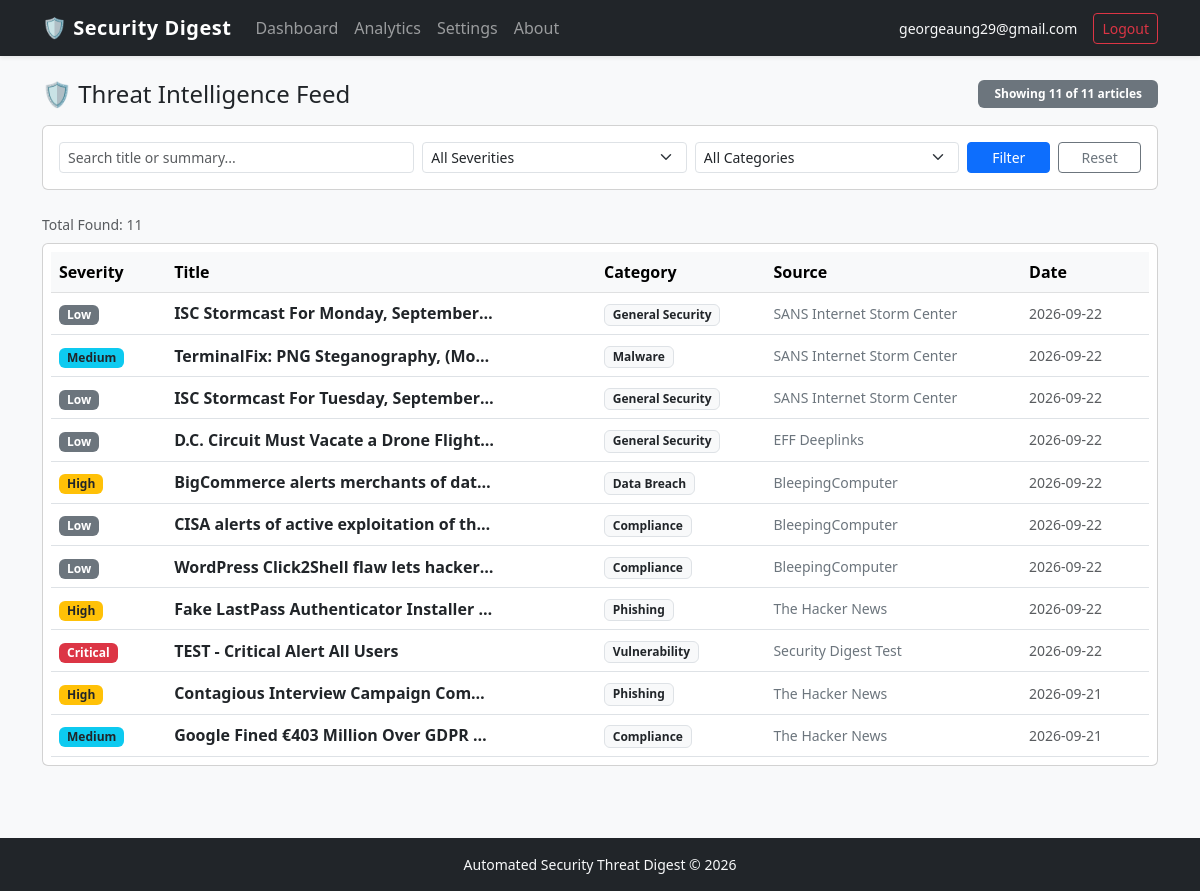
Screenshot of / (signed in) with the database file from the repository.
### tables this page shows
CREATE TABLE users (
            id INTEGER PRIMARY KEY AUTOINCREMENT,
            email TEXT UNIQUE NOT NULL,
            password_hash TEXT NOT NULL,
            receive_daily_digest INTEGER DEFAULT 1,
            receive_critical_alerts INTEGER DEFAULT 1,
            created_at TEXT
        , last_login TEXT, login_count INTEGER DEFAULT 0, account_status TEXT DEFAULT 'Active', role TEXT DEFAULT 'User', receive_weekly_digest INTEGER DEFAULT 0, minimum_severity TEXT DEFAULT 'Low');

CREATE TABLE articles (

            id INTEGER PRIMARY KEY AUTOINCREMENT,

            title TEXT NOT NULL,

            url TEXT UNIQUE NOT NULL,

            source TEXT,

            category TEXT,

            published_date TEXT,

            summary TEXT,

            severity TEXT,

            score INTEGER,

            created_at TEXT

        , alert_sent INTEGER DEFAULT 0);

### dashboard/app.py (the view, shortened to what this page needs)
@app.route("/")
@login_required
def home():
    keyword = request.args.get(
        "search",
        ""
    ).strip()
    selected_severity = request.args.get(
        "severity",
        ""
    ).strip()
    selected_category = request.args.get(
        "category",
        ""
    ).strip()
    conn = get_db()
    categories = conn.execute(
        """
        SELECT DISTINCT category
        FROM articles
        WHERE category IS NOT NULL
        AND category != ''
        """
    ).fetchall()
    severities = [
        "Critical",
        "High",
        "Medium",
        "Low"
    ]
    where_clauses = []
    params = []
    where_str = ""
    articles = conn.execute(
        f"""
        SELECT *
        FROM articles
        {where_str}
        ORDER BY published_date DESC, id DESC
        """,
        params
    ).fetchall()
    conn.close()
    return render_template(
        "index.html",
        articles=articles,
        categories=categories,
        severities=severities,
        selected_severity=selected_severity,
        selected_category=selected_category,
        keyword=keyword,
        total_articles=len(articles),
        page=1,
        total_pages=1
    )

### dashboard/app.py (called while the page is built)
def get_db():
    conn = sqlite3.connect(
        DATABASE
    )
    conn.row_factory = sqlite3.Row
    return conn

@login_manager.user_loader
def load_user(user_id):
    user_data = database.get_user_by_id(
        user_id
    )
    if user_data:
        user_dict = dict(
            user_data
        )
        if user_dict["account_status"] == "Disabled":
            return None
        return User(
            user_dict
        )
    return None

@app.after_request
def add_header(response):
    response.headers["Cache-Control"] = (
        "no-cache, no-store, must-revalidate"
    )
    response.headers["Pragma"] = "no-cache"
    response.headers["Expires"] = "0"
    return response

### database.py (called while the page is built)
def create_connection():
    conn = sqlite3.connect(
        DB_NAME,
        timeout=30
    )
    conn.row_factory = sqlite3.Row
    return conn

def get_user_by_id(user_id):
    conn = create_connection()
    cursor = conn.cursor()
    try:
        cursor.execute(
            """
            SELECT *
            FROM users
            WHERE id=?
            """,
            (user_id,)
        )
        return cursor.fetchone()
    finally:
        conn.close()

### dashboard/Templates/index.html (shortened to what this page needs)
{% extends "base.html" %}
{% block content %}
<div class="d-flex justify-content-between align-items-center mb-3">
    <h2 class="h4 m-0 navbar-title">🛡️ Threat Intelligence Feed</h2>
    <span class="badge bg-secondary px-3 py-2">Showing {{ articles|length }} of {{ total_articles }} articles</span>
</div>
<div class="card p-3 mb-4">
    <form method="GET" action="{{ url_for('home') }}" class="row g-2 align-items-center">
        <div class="col-12 col-md-4">
            <input type="text" name="search" class="form-control form-control-sm" placeholder="Search title or summary..." value="{{ keyword }}">
        </div>
        <div class="col-6 col-md-3">
            <select name="severity" class="form-select form-select-sm">
                <option value="">All Severities</option>
            </select>
        </div>
        <div class="col-6 col-md-3">
            <select name="category" class="form-select form-select-sm">
                <option value="">All Categories</option>
            </select>
        </div>
        <div class="col-12 col-md-2 d-flex gap-2">
            <button type="submit" class="btn btn-primary btn-sm w-100">Filter</button>
            <a href="{{ url_for('home') }}" class="btn btn-outline-secondary btn-sm w-100">Reset</a>
        </div>
    </form>
</div>
<div class="d-flex justify-content-between align-items-center mb-2">
    <span class="text-muted small">Total Found: {{ total_articles }}</span>
</div>
<div class="card p-2 mb-4">
    <div class="table-responsive">
        <table class="table table-hover align-middle m-0">
            <thead class="table-light">
                <tr>
                    <th style="min-width: 90px;">Severity</th>
                    <th style="min-width: 200px;">Title</th>
                    <th class="d-none d-sm-table-cell" style="min-width: 110px;">Category</th>
                    <th class="d-none d-md-table-cell" style="min-width: 120px;">Source</th>
                    <th style="min-width: 100px;">Date</th>
                </tr>
            </thead>
            <tbody>
                {% if articles %}
                    {% for item in articles %}
                    <tr>
                        <td>
                            {% if item.severity == 'Critical' %}
                                <span class="badge bg-danger px-2 py-1">Critical</span>
                            {% elif item.severity == 'High' %}
                                <span class="badge bg-warning text-dark px-2 py-1">High</span>
                            {% elif item.severity == 'Medium' %}
                                <span class="badge bg-info text-dark px-2 py-1">Medium</span>
                            {% else %}
                                <span class="badge bg-secondary px-2 py-1">Low</span>
                            {% endif %}
                        </td>
                        <td>
                            <a href="{{ url_for('article', id=item.id) }}" class="text-decoration-none fw-semibold text-dark text-truncate d-block" style="max-width: 320px;">
                                {{ item.title }}
                            </a>
                        </td>
                        <td class="d-none d-sm-table-cell">
                            <span class="badge bg-light text-dark border">
                                {{ item.category if item.category else 'General' }}
                            </span>
                        </td>
                        <td class="small text-secondary d-none d-md-table-cell">
                            {{ item.source if item.source else 'N/A' }}
                        </td>
                        <td class="small text-muted">
                            {{ item.published_date[:10] if item.published_date else item.created_at[:10] }}
                        </td>
                    </tr>
                    {% endfor %}
                {% else %}
                    <tr>
                        <td colspan="5" class="text-center text-muted py-4">No matching articles found.</td>
                    </tr>
                {% endif %}
            </tbody>
        </table>
    </div>
</div>
{% endblock %}

### dashboard/Templates/base.html (shortened to what this page needs)
<!DOCTYPE html>
<html lang="en">
<head>
    <link
        href="https://cdn.jsdelivr.net/npm/bootstrap@5.3.0/dist/css/bootstrap.min.css"
        rel="stylesheet"
    >
    <link
        rel="stylesheet"
        href="https://cdnjs.cloudflare.com/ajax/libs/font-awesome/6.4.0/css/all.min.css"
    >
</head>
<body>
<nav class="navbar navbar-expand-lg navbar-dark bg-dark shadow-sm mb-4">
    <div class="container">
        <a class="navbar-brand"
           href="{{ url_for('home') }}">
            🛡️ Security Digest
        </a>
        <div
            class="collapse navbar-collapse"
            id="navbarNav"
        >
            <ul class="navbar-nav me-auto">
                {% if current_user.is_authenticated %}
                <li class="nav-item">
                    <a class="nav-link"
                       href="{{ url_for('home') }}">
                        Dashboard
                    </a>
                </li>
                <li class="nav-item">
                    <a class="nav-link"
                       href="{{ url_for('stats') }}">
                        Analytics
                    </a>
                </li>
                <li class="nav-item">
                    <a class="nav-link"
                       href="{{ url_for('settings') }}">
                        Settings
                    </a>
                </li>
                {% endif %}
                <li class="nav-item">
                    <a class="nav-link"
                       href="{{ url_for('about') }}">
                        About
                    </a>
                </li>
            </ul>
            <div class="navbar-nav ms-auto align-items-lg-center">
                {% if current_user.is_authenticated %}
                <span class="navbar-text me-3 text-light small">
                    {{ current_user.email }}
                </span>
                <a
                    class="btn btn-outline-danger btn-sm"
                    href="{{ url_for('logout') }}"
                >
                    Logout
                </a>
                {% endif %}
            </div>
        </div>
    </div>
</nav>
<div class="container main-content">
    {% block content %}{% endblock %}
</div>
<footer class="bg-dark text-light py-3 mt-5 text-center small">
    <div class="container">
        <span>
            Automated Security Threat Digest &copy; 2026
        </span>
    </div>
</footer>
</body>
</html>

### dashboard/Templates/base.html (style rules this page uses)
body { background-color: #f8f9fa; min-height: 100vh; display: flex; flex-direction: column; }
.main-content { flex: 1; }
.navbar-brand { font-weight: 700; letter-spacing: 0.5px; }

### rows the page displays
users: email "georgeaung29@gmail.com"
articles: severity "Low", title "ISC Stormcast For Monday, September…", category "General Security", source "SANS Internet Storm Center", published_date "2026-09-22"
articles: severity "Medium", title "TerminalFix: PNG Steganography, (Mo…", category "Malware", source "SANS Internet Storm Center", published_date "2026-09-22"
articles: severity "Low", title "ISC Stormcast For Tuesday, September…", category "General Security", source "SANS Internet Storm Center", published_date "2026-09-22"
articles: severity "Low", title "D.C. Circuit Must Vacate a Drone Flight…", category "General Security", source "EFF Deeplinks", published_date "2026-09-22"
articles: severity "High", title "BigCommerce alerts merchants of dat…", category "Data Breach", source "BleepingComputer", published_date "2026-09-22"
articles: severity "Low", title "CISA alerts of active exploitation of th…", category "Compliance", source "BleepingComputer", published_date "2026-09-22"
articles: severity "Low", title "WordPress Click2Shell flaw lets hacker…", category "Compliance", source "BleepingComputer", published_date "2026-09-22"
articles: severity "High", title "Fake LastPass Authenticator Installer…", category "Phishing", source "The Hacker News", published_date "2026-09-22"
articles: severity "Critical", title "TEST - Critical Alert All Users", category "Vulnerability", source "Security Digest Test", published_date "2026-09-22"
articles: severity "High", title "Contagious Interview Campaign Com…", category "Phishing", source "The Hacker News", published_date "2026-09-21"
articles: severity "Medium", title "Google Fined €403 Million Over GDPR…", category "Compliance", source "The Hacker News", published_date "2026-09-21"

### other values shown
{{ articles|length }} "11"
{{ total_articles }} "11"
